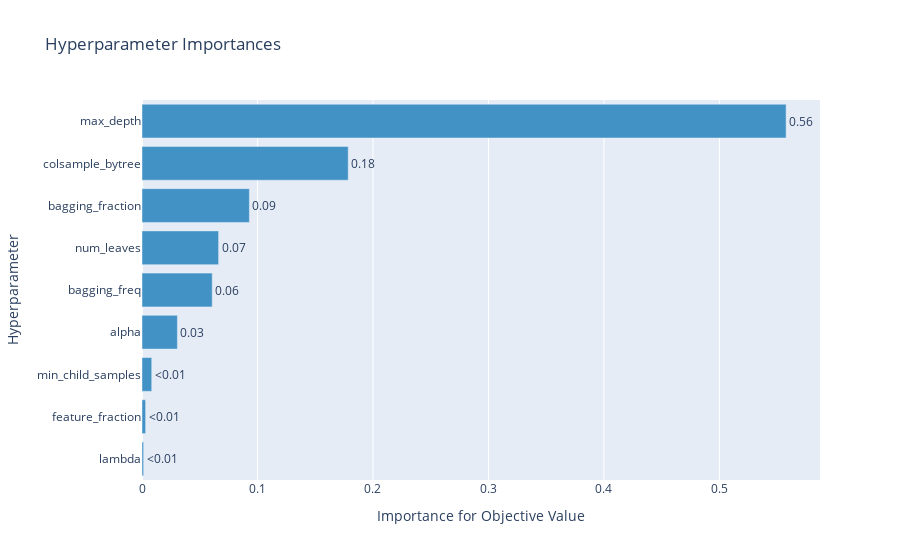

This figure's notebook cell:
### Code cell
plot_param_importances(study)

### Figure 1 — Plotly figure (JSON) as saved in the notebook; plotly's stock layout.template omitted (floating-point values rounded to 4 significant figures)
{"data": [{"cliponaxis": false, "hovertemplate": ["lambda (FloatDistribution): 0.0013963320571787712<extra></extra>", "feature_fraction (FloatDistribution): 0.003124326665495751<extra></extra>", "min_child_samples (IntDistribution): 0.008426470469576966<extra></extra>", "alpha (FloatDistribution): 0.030645985473193027<extra></extra>", "bagging_freq (IntDistribution): 0.060808640625163723<extra></extra>", "num_leaves (IntDistribution): 0.06632607874069955<extra></extra>", "bagging_fraction (FloatDistribution): 0.09297402763217748<extra></extra>", "colsample_bytree (FloatDistribution): 0.1785646595657753<extra></extra>", "max_depth (IntDistribution): 0.5577334787707392<extra></extra>"], "marker": {"color": "rgb(66,146,198)"}, "orientation": "h", "text": ["<0.01", "<0.01", "<0.01", "0.03", "0.06", "0.07", "0.09", "0.18", "0.56"], "textposition": "outside", "type": "bar", "x": [0.001396, 0.003124, 0.008426, 0.03065, 0.06081, 0.06633, 0.09297, 0.1786, 0.5577], "y": ["lambda", "feature_fraction", "min_child_samples", "alpha", "bagging_freq", "num_leaves", "bagging_fraction", "colsample_bytree", "max_depth"]}], "layout": {"showlegend": false, "title": {"text": "Hyperparameter Importances"}, "xaxis": {"title": {"text": "Importance for Objective Value"}}, "yaxis": {"title": {"text": "Hyperparameter"}}}}
